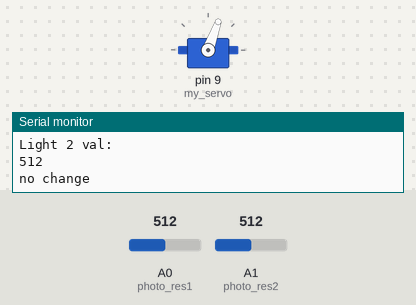
A sketch run on a simulated Arduino Uno, built with avr-gcc and run on an emulated ATmega328P. Shown: servo, the last lines printed to the serial monitor. The inputs (shaded band) are chosen by the test bench; at power-on: A0 (photo_res1) = 512, A1 (photo_res2) = 512.

Above: at 1.3 s.
1.4 s: A0 (photo_res1) set to 594
2.9 s: A0 (photo_res1) set to 623
At 4.1 s:
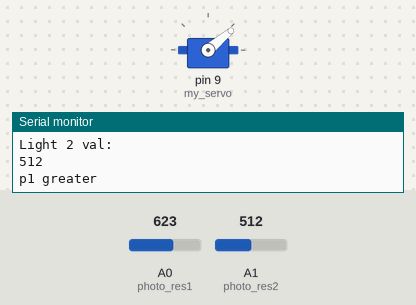
4.5 s: A1 (photo_res2) set to 541
At 5.3 s:
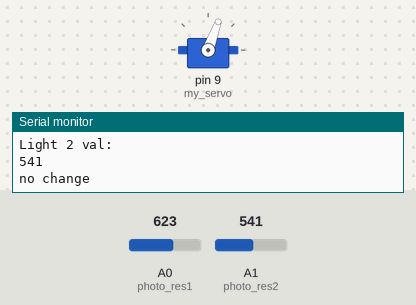
6.0 s: A1 (photo_res2) set to 712
7.5 s: A1 (photo_res2) set to 741
At 7.8 s:
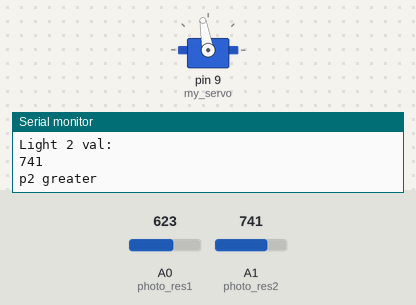
9.0 s: A1 (photo_res2) set to 716
At 10.3 s:
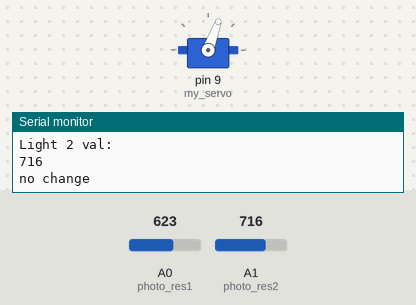
Timing chart, 0 to 11.5 s (numbered marks = the images above; inputs shaded):
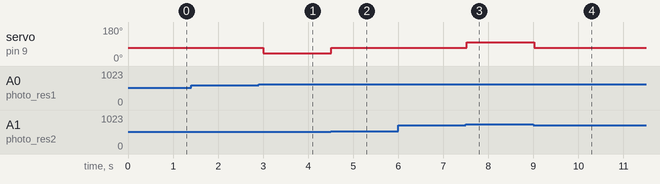

The sketch:

Code1.ino
```cpp
#include <Servo.h>

const int photo_res1 = A0;
const int photo_res2 = A1;

Servo my_servo;
int deg;

void setup() {

  Serial.begin(9600);
  my_servo.attach(9);
  //pinMode(photo_res, INPUT);
  // put your setup code here, to run once:

}

void loop() {
  int p_value1 = analogRead(photo_res1);
  int p_value2 = analogRead(photo_res2);
  Serial.println("Light 1 val: ");
  Serial.println(p_value1);
  Serial.println("Light 2 val: ");
  Serial.println(p_value2);
  int rotation = 0;
  if(abs(p_value1 - p_value2) > 100){
      if(p_value1 > p_value2){
        my_servo.write(40);
        Serial.println("p1 greater");
      }if (p_value1 < p_value2){
        my_servo.write(100);
        Serial.println("p2 greater");
      }
  }else{
    my_servo.write(70);
    Serial.println("no change");
  }
  //my_servo.write(120);
  deg += 1;
  delay(500);
  // put your main code here, to run repeatedly:
}
```

Measured:
- the behaviour switches between 612 and 613 on A0 (photo_res1) (found by bisection; images 0 and 1)
- the behaviour switches between 522 and 523 on A1 (photo_res2) (found by bisection; images 1 and 2)
- the behaviour switches between 723 and 724 on A1 (photo_res2) (found by bisection; images 2 and 3)
- after the input at 2.9 s, servo on pin 9 (my_servo): 70° → 40° after 0.11 s
- after the input at 4.5 s, servo on pin 9 (my_servo): 40° → 70° at once
- after the input at 7.5 s, servo on pin 9 (my_servo): 70° → 100° at once
- after the input at 9.0 s, servo on pin 9 (my_servo): 100° → 70° at once
